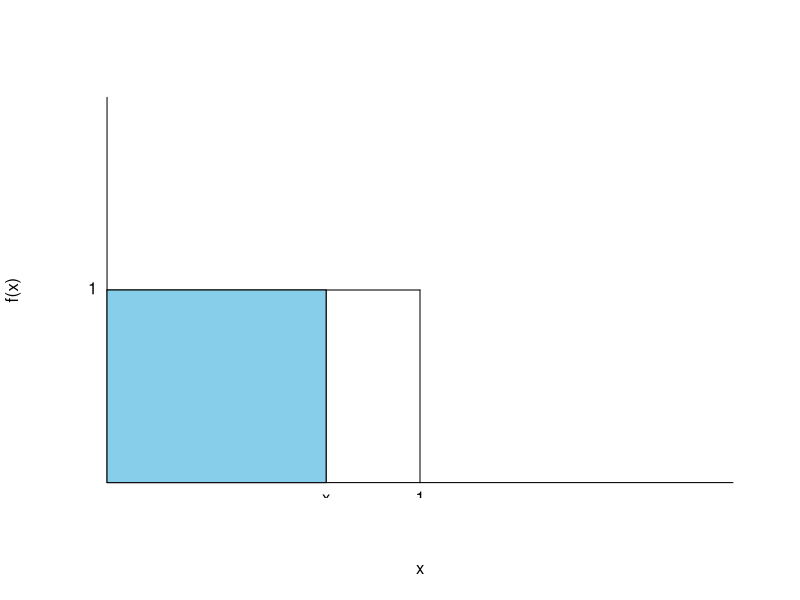

Here is the R script that generated this plot:
plot(c(0,2),c(0,2), type="n",xlab="x", ylab="f(x)", axes=F)
lines(c(0,0), c(0,1))
lines (c(0,1), c(0,0))
lines(c(0,1), c(1,1))
lines (c(1,1), c(1,0))
lines(c(0,0), c(1,2))
lines (c(1,2), c(0,0))
lines(c(0.7,0.7),c(1,0))
text (0,1,"1",pos=2)
text (1,0,"1", pos=1)
text (0.7,0,"x", pos=1)
polygon(c(0,0.7,0.7,0),c(0,0,1,1),col='skyblue')